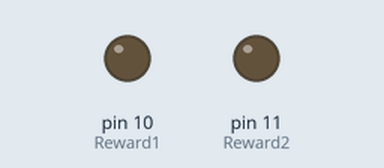
The sketch below on a simulated Arduino Uno, built with avr-gcc and run on an emulated ATmega328P. On the bench: output pins drawn as LEDs (lit = HIGH).

Above: at 1.5 s.
At 3.07 s:
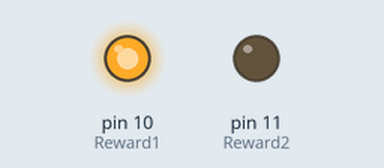
At 7.56 s:
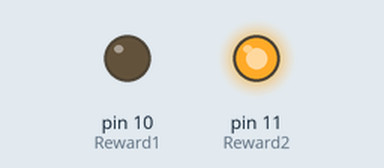
Timing chart, 0 to 8.8 s (numbered marks = the images above):
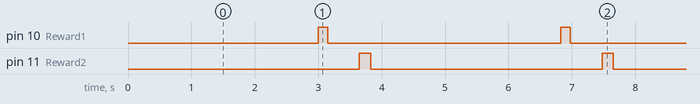

Measured:
- by itself, pin 10 (Reward1): alternates HIGH for 0.15 s and LOW for 3.7 s
- by itself, pin 11 (Reward2): alternates HIGH for 0.18 s and LOW for 3.7 s
- by itself, everything shown: repeats every 3.8 s, in 4 steps

The sketch:

RewardSystemTest.ino
```cpp
int Reward1 = 10; //output
int Reward2 = 11;

int rewards = 0;

void setup()
{
   pinMode(Reward1, OUTPUT);  //fluid output
   pinMode(Reward2, OUTPUT);  //fluid output
}

void loop()
{
 if(rewards < 101){
   delay(3000);
   digitalWrite(Reward1, HIGH); //right
   delay(150);
   digitalWrite(Reward1, LOW);
   delay(500);
   digitalWrite(Reward2, HIGH); //left
   delay(176);
   digitalWrite(Reward2, LOW);
   rewards = rewards + 1;
 }
}
```
